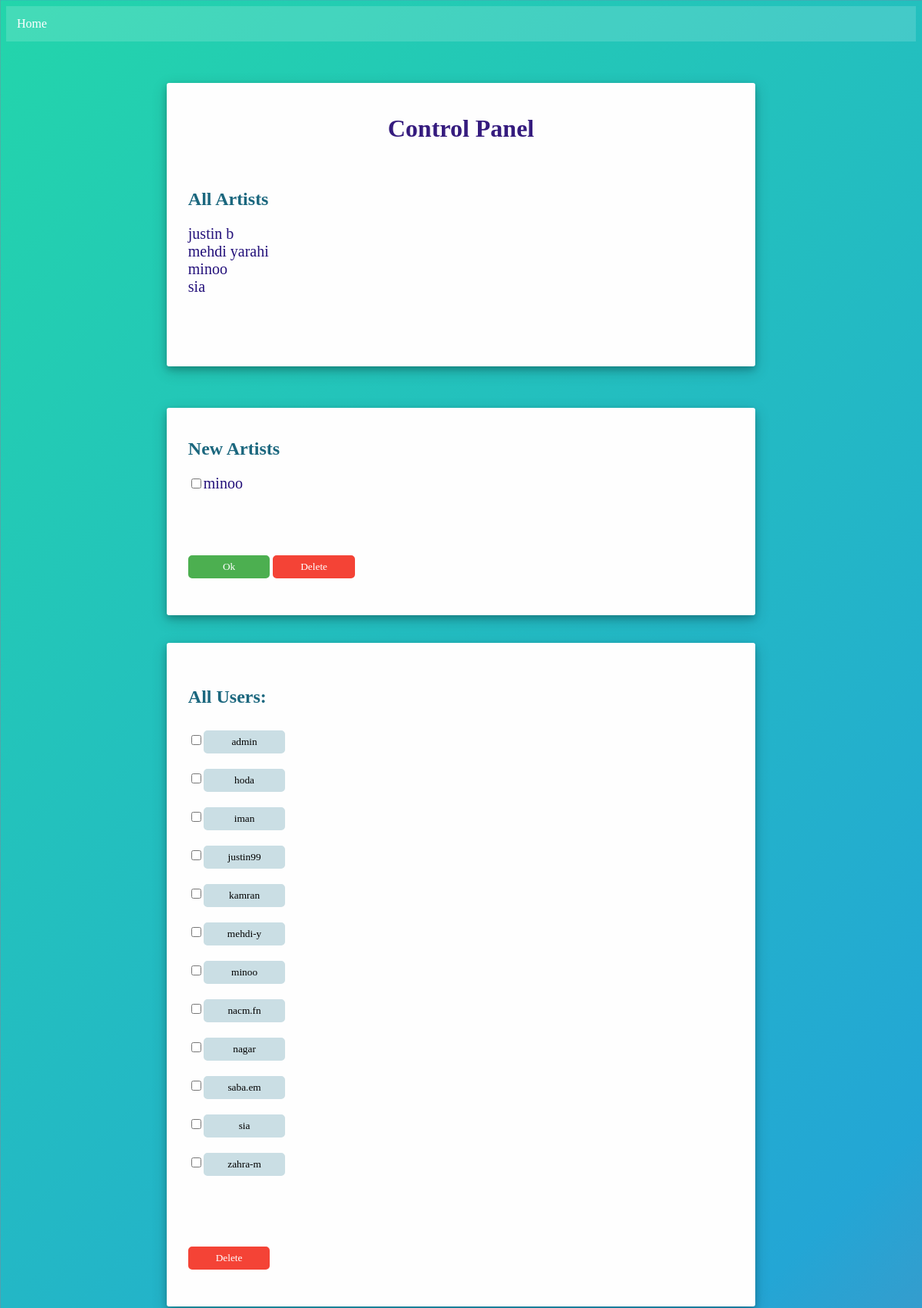
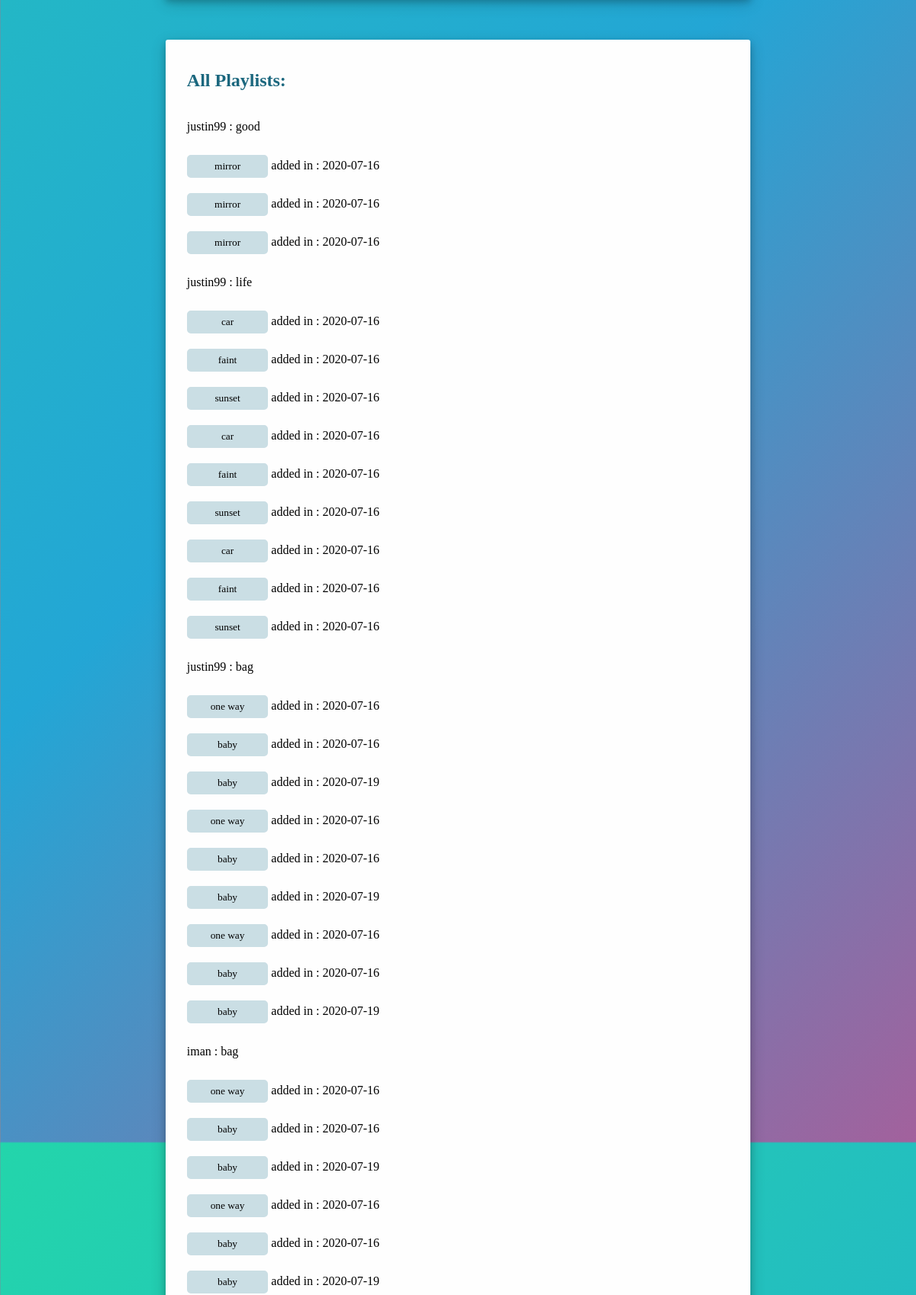
The app's page /admin.php (upper part) with its own data (2 pictures, top to bottom).
### tables this page shows
CREATE TABLE `artist` (
  `ArtName` varchar(30) NOT NULL,
  `nationality` varchar(50) NOT NULL,
  `startDate` date NOT NULL,
  `username` varchar(30) NOT NULL,
  `userType` char(1) NOT NULL,
  `resType` char(10) NOT NULL
);

CREATE TABLE `user` (
  `username` varchar(30) NOT NULL,
  `pass` varchar(150) NOT NULL,
  `hashedpass` varchar(150) NOT NULL,
  `email` varchar(50) NOT NULL,
  `userType` char(1) NOT NULL
);

### admin.php (the view, shortened to what this page needs)
<!DOCTYPE html>
<html lang="en">
<head>
    <link rel="stylesheet" type="text/css" href="css/c3.css">
</head>
<body>
<?php
        $servername = "localhost";
        $username = "username";
        $password = "password";
        $dataBase = "db6";
        $conn = new mysqli($servername, $username, $password, $dataBase);
?>
<div class="scrollmenu">
    <a href="main.php" name="home">Home</a>
  </div>
  <br><br><br>
<?php
$names = "SELECT ArtName FROM Artist";
$result = $conn->query($names);
?>
<div class="form1">
    <form method="post" action=<?php echo htmlspecialchars($_SERVER["PHP_SELF"]);?>>
    <h1>Control Panel</h1><br>
    <h2> All Artists</h2>
    <?php
if ($result->num_rows > 0) {
    while($row = $result->fetch_assoc()) {
        echo '<label for="checkUser[]">'.$row["ArtName"].' </label><br>';
    }
}
echo '<br><br><br><br>';
?>
</form>
</div>
  <br><br><br>
<?php
$names = "SELECT ArtName FROM Artist WHERE resType='Checking' ";
$result = $conn->query($names);
?>
<div class="form1">
    <form method="post" action=<?php echo htmlspecialchars($_SERVER["PHP_SELF"]);?>>
    <h2> New Artists</h2>
    <?php
if ($result->num_rows > 0) {
    while($row = $result->fetch_assoc()) {
        echo '<input type="checkbox" name="checkUser[]" value="'.$row["ArtName"].'">';
        echo '<label for="checkUser[]">'.$row["ArtName"].' </label><br>';
    }
}
echo '<br><br><br><br>
    <input type="submit" class="sbmtbtn" name="ok" value="Ok"/>
    <input type="submit" class="cnclbtn" name="delete" value="Delete"/>
    <br><br>';
?>
</form>
</div>
<?php
$names = "SELECT username FROM User ";
$result = $conn->query($names);
?>
<br><br>
<div class="form1">
    <form method="post" action=<?php echo htmlspecialchars($_SERVER["PHP_SELF"]);?>>
    <?php
    echo'<br><h2> All Users:</h2>';
if ($result->num_rows > 0) {
    while($row = $result->fetch_assoc()) {
        echo '<input type="checkbox" name="checkUser[]" value="'.$row["username"].'">';
        echo '<input type="submit" class="usrbtn" name="userbttn[]" value="'.$row["username"].'" ><br>';
    }
}
echo '<br><br><br><br>
    <input type="submit" class="cnclbtn" name="userdelete" value="Delete"/>
    <br><br>
    ';
?>
</form>
</div>
<?php
$pls = "SELECT DISTINCT pName FROM Playlist";
$respls = $conn->query($pls);
?>
<br><br><br>
<div class="form1">
    <form method="post" action=<?php echo htmlspecialchars($_SERVER["PHP_SELF"]);?>>
    <h2> All Playlists:</h2>
    <?php
    if ($respls->num_rows > 0) {
        while($plsrow = $respls->fetch_array()) {
            $psrc=$plsrow[0];
            $puser="SELECT DISTINCT username FROM Playlist WHERE pName='".$psrc."'";
            $respu = $conn->query($puser);
            if ($respu->num_rows > 0){
            while($purow = $respu->fetch_array()){
            echo '<br>'.$purow[0].' : '.$psrc.' <br><br>';
            $psns = "SELECT Mname,addDate FROM Playlist WHERE pName='".$psrc."'";
            $psnresult = $conn->query($psns);
            if ($psnresult->num_rows > 0) {
                while($psnrow = $psnresult->fetch_assoc()) {
                    echo '<input type="submit" class="usrbtn" name="songpl[]" value="'.$psnrow["Mname"].'" >';
                    echo ' added in : '.$psnrow["addDate"].'<br>';
                }
        }
}
    }
}
    }
echo '<br><br><br><br>
    Playlist Name:<input type="text" name="Dpname" id=""><br><br>
    User Name:<input type="text" name="Duname" id="">
    <input type="submit" class="cnclbtn" name="Dplaylist" value="Delete"/><br><br>
    <br><br>';
?>
</form>
</div>
<br>
<br>
<br>
<br><br><br>
<br><br>
</body>
</html>

### css/c3.css (style rules this page uses)
body { font-family:Verdana; background: linear-gradient(-45deg,#EE7752,#E73C7E,#23A6D5,#23D5AB); background-size: 400% 400%; position: relative; animation:change 10s ease-in-out infinite; }
h1 { color: rgb(53, 27, 126); text-align: center; }
h2 { color: rgb(27, 103, 126); text-align: left; }
div.scrollmenu { background-color: rgba(255, 255, 255, .15); overflow: auto; white-space: nowrap; }
div.scrollmenu a { display: inline-block; color: #ffffff; text-align: center; padding: 14px; text-decoration: none; }
label { font-family: Verdana; font-size: 20px; color: #23107a; }
div.form1 { display: block; text-align: center; }
form { box-shadow: 0 4px 8px 0 rgba(0, 0, 0, 0.2), 0 6px 20px 0 rgba(0, 0, 0, 0.19); height:min-content; text-align: left; display:inline-block; background-color: #fefefe; border-radius: 3px; width: 60%; padding: 20px 28px; margin-left: auto; margin-right: auto; }
input[type=submit] { width: 15% !important; padding: 5px 20px; margin: 10px 0; box-sizing: border-box; font-family:Verdana; border-radius: 5px; border-style: solid; border-width: 2px; color: rgb(255, 255, 255); }
.cnclbtn { background-color: #f44336; border-color: #f44336; }
.sbmtbtn { background-color: #4CAF50; border-color: #4CAF50; }
.usrbtn { background-color: #cadee4; border-color: #cadee4; color: black !important; }

### records on screen
artist: ArtName "justin b"
artist: ArtName "mehdi yarahi"
artist: ArtName "minoo"
artist: ArtName "sia"
user: username "admin"
user: username "hoda"
user: username "iman"
user: username "justin99"
user: username "kamran"
user: username "mehdi-y"
user: username "minoo"
user: username "nacm.fn"
user: username "nagar"
user: username "saba.em"
user: username "sia"
user: username "zahra-m"

### other values on screen
$purow[0] "justin99"
$psrc "good"
$psnrow["addDate"] "2020-07-16"
$psrc "life"
$psrc "bag"
$psnrow["addDate"] "2020-07-19"
$purow[0] "iman"
